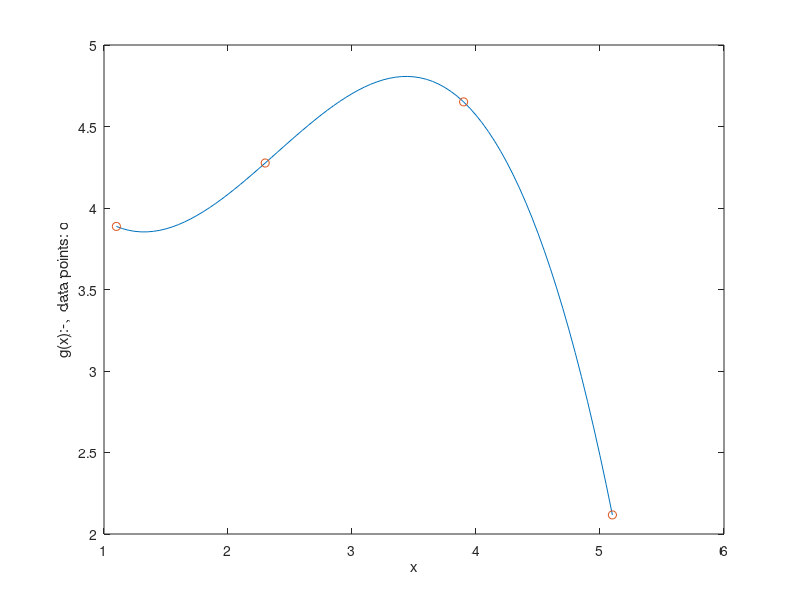

Write the MATLAB code that produced this figure.
% L4_1 same as f4_3
%  See Example 4.4. Copyright S. Nakamura, 1995
set(gcf, 'NumberTitle','off','Name', 'Figure 4.3; List4.1')
clear,clf,hold off
x = [1.1,   2.3,   3.9,   5.1]';
y = [3.887, 4.276, 4.651, 2.117]' ;
n=length(x)-1 ;
a(:,n+1)=ones(size(x));
a(:,n)=x;
for j=n-1:-1:1
   a(:,j)=a(:,j+1).*x;
end
coeff=a\y;    %Solution of linear equation.
xi=[2.101, 4.234];
yi=zeros(size(xi));
for k=1:n+1       
   yi = yi + coeff(k)*xi.^(n+1-k);
end
%   plotting
xp=1.1:0.05:5.1;
yp=zeros(size(xp));
for k=1:n+1
   yp = yp + coeff(k)*xp.^(n+1-k);
end
plot(xp,yp, x,y,'o')
xlabel('x')
ylabel('g(x):-,  data points: o')
